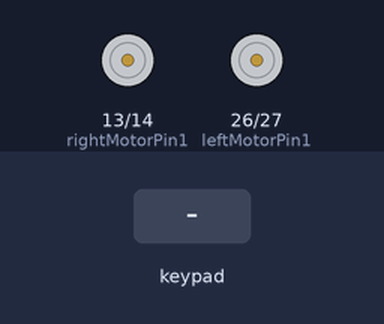
This sketch was run on a simulated ESP32. Shown: motor-driver pin pairs drawn as motors (green arrow = first pin HIGH = forward, orange = second pin HIGH = backward, longer = more drive, scaled by the enable pin). The test bench sets the inputs (shaded band).

Above: at 1.2 s.
1.3 s: key 'U' pressed
At 1.5 s:
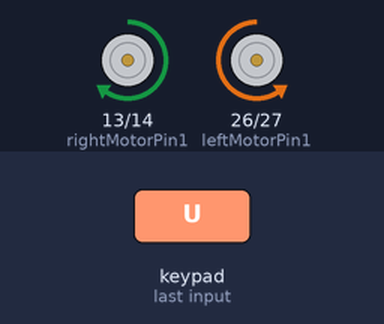
3.2 s: key 'D' pressed
At 3.4 s:
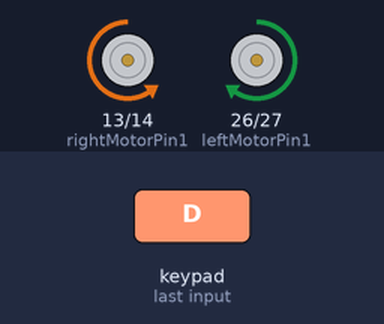
5.1 s: key 'O' pressed
At 5.3 s:
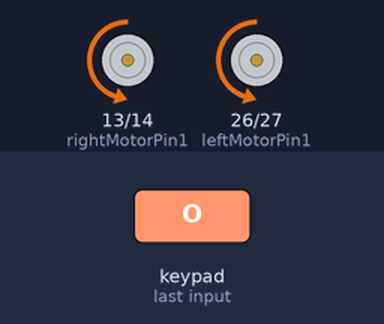
7.0 s: key 'S' pressed
At 7.2 s:
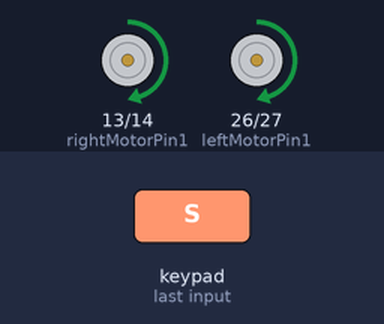
Timing chart, 0 to 9.9 s (numbered marks = the images above; inputs shaded):
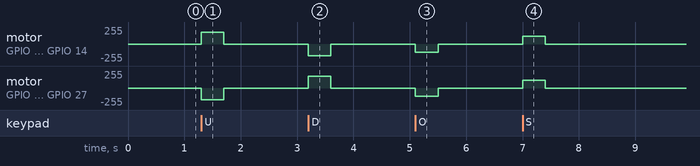

Measured:
- after the input at 1.3 s, motor on GPIO 13 (rightMotorPin1) / GPIO 14 (rightMotorPin2): stopped → forward 174/255 at once, → stopped 0.40 s later; motor on GPIO 26 (leftMotorPin1) / GPIO 27 (leftMotorPin2): stopped → backward 174/255 at once, → stopped 0.40 s later
- after the input at 3.2 s, motor on GPIO 13 (rightMotorPin1) / GPIO 14 (rightMotorPin2): stopped → backward 174/255 at once, → stopped 0.40 s later; motor on GPIO 26 (leftMotorPin1) / GPIO 27 (leftMotorPin2): stopped → forward 174/255 at once, → stopped 0.40 s later
- after the input at 5.1 s, motor on GPIO 13 (rightMotorPin1) / GPIO 14 (rightMotorPin2), motor on GPIO 26 (leftMotorPin1) / GPIO 27 (leftMotorPin2): stopped → backward 120/255 at once, → stopped 0.40 s later
- after the input at 7.0 s, motor on GPIO 13 (rightMotorPin1) / GPIO 14 (rightMotorPin2), motor on GPIO 26 (leftMotorPin1) / GPIO 27 (leftMotorPin2): stopped → forward 120/255 at once, → stopped 0.40 s later

The sketch:

dabble_joystick_buttons.ino
```cpp
#define CUSTOM_SETTINGS
#define INCLUDE_GAMEPAD_MODULE
#include <DabbleESP32.h>

// Right motor
int enableRightMotor = 12;
int rightMotorPin1 = 13;
int rightMotorPin2 = 14;

// Left motor
int enableLeftMotor = 25;
int leftMotorPin1 = 26;
int leftMotorPin2 = 27;

#define MAX_MOTOR_SPEED 150 // Adjusted to match PWM range
#define BUTTON_ONLY_SPEED 120
#define BUTTON_WITH_JOYSTICK_SPEED 120

const int PWMFreq = 1000; /* 1 KHz */
const int PWMResolution = 8;
const int rightMotorPWMSpeedChannel = 4;
const int leftMotorPWMSpeedChannel = 5;

void rotateMotor(int rightMotorSpeed, int leftMotorSpeed) {
  if (rightMotorSpeed < 0) {
    digitalWrite(rightMotorPin1, LOW);
    digitalWrite(rightMotorPin2, HIGH);
  } else if (rightMotorSpeed > 0) {
    digitalWrite(rightMotorPin1, HIGH);
    digitalWrite(rightMotorPin2, LOW);
  } else {
    digitalWrite(rightMotorPin1, LOW);
    digitalWrite(rightMotorPin2, LOW);
  }

  if (leftMotorSpeed < 0) {
    digitalWrite(leftMotorPin1, LOW);
    digitalWrite(leftMotorPin2, HIGH);
  } else if (leftMotorSpeed > 0) {
    digitalWrite(leftMotorPin1, HIGH);
    digitalWrite(leftMotorPin2, LOW);
  } else {
    digitalWrite(leftMotorPin1, LOW);
    digitalWrite(leftMotorPin2, LOW);
  }

  ledcWrite(rightMotorPWMSpeedChannel, abs(rightMotorSpeed));
  ledcWrite(leftMotorPWMSpeedChannel, abs(leftMotorSpeed));
}

void setUpPinModes() {
  pinMode(enableRightMotor, OUTPUT);
  pinMode(rightMotorPin1, OUTPUT);
  pinMode(rightMotorPin2, OUTPUT);

  pinMode(enableLeftMotor, OUTPUT);
  pinMode(leftMotorPin1, OUTPUT);
  pinMode(leftMotorPin2, OUTPUT);

  // Set up PWM for speed
  ledcSetup(rightMotorPWMSpeedChannel, PWMFreq, PWMResolution);
  ledcSetup(leftMotorPWMSpeedChannel, PWMFreq, PWMResolution);
  ledcAttachPin(enableRightMotor, rightMotorPWMSpeedChannel);
  ledcAttachPin(enableLeftMotor, leftMotorPWMSpeedChannel);

  rotateMotor(0, 0);
}

void setup() {
  setUpPinModes();
  Dabble.begin("MyBluetoothCar");
}

void loop() {
  int rightMotorSpeed = 0;
  int leftMotorSpeed = 0;
  Dabble.processInput();

  bool joystickControl = true;

  // Joystick for forward/backward movement
  int yAxis = GamePad.gety_axis();
  int mappedSpeed = map(abs(yAxis), 0, 6, 0, MAX_MOTOR_SPEED);

  if (yAxis > 0) { // Forward
    rightMotorSpeed = mappedSpeed;
    leftMotorSpeed = -mappedSpeed;
  } else if (yAxis < 0) { // Backward
    rightMotorSpeed = -mappedSpeed;
    leftMotorSpeed = mappedSpeed;
  }

  // Left/Right movement using buttons
  if (GamePad.isSquarePressed()) { // Move Left
    if (joystickControl && yAxis != 0) {
      rightMotorSpeed = BUTTON_WITH_JOYSTICK_SPEED;
      leftMotorSpeed = 0;
    } else {
      rightMotorSpeed = BUTTON_ONLY_SPEED;
      leftMotorSpeed = BUTTON_ONLY_SPEED;
    }
    joystickControl = false; // Override joystick
  }

  if (GamePad.isCirclePressed()) { // Move Right
    if (joystickControl && yAxis != 0) {
      rightMotorSpeed = 0;
      leftMotorSpeed = -BUTTON_WITH_JOYSTICK_SPEED;
    } else {
      rightMotorSpeed = -BUTTON_ONLY_SPEED;
      leftMotorSpeed = -BUTTON_ONLY_SPEED;
    }
    joystickControl = false; // Override joystick
  }

  rotateMotor(rightMotorSpeed, leftMotorSpeed);
}
```
